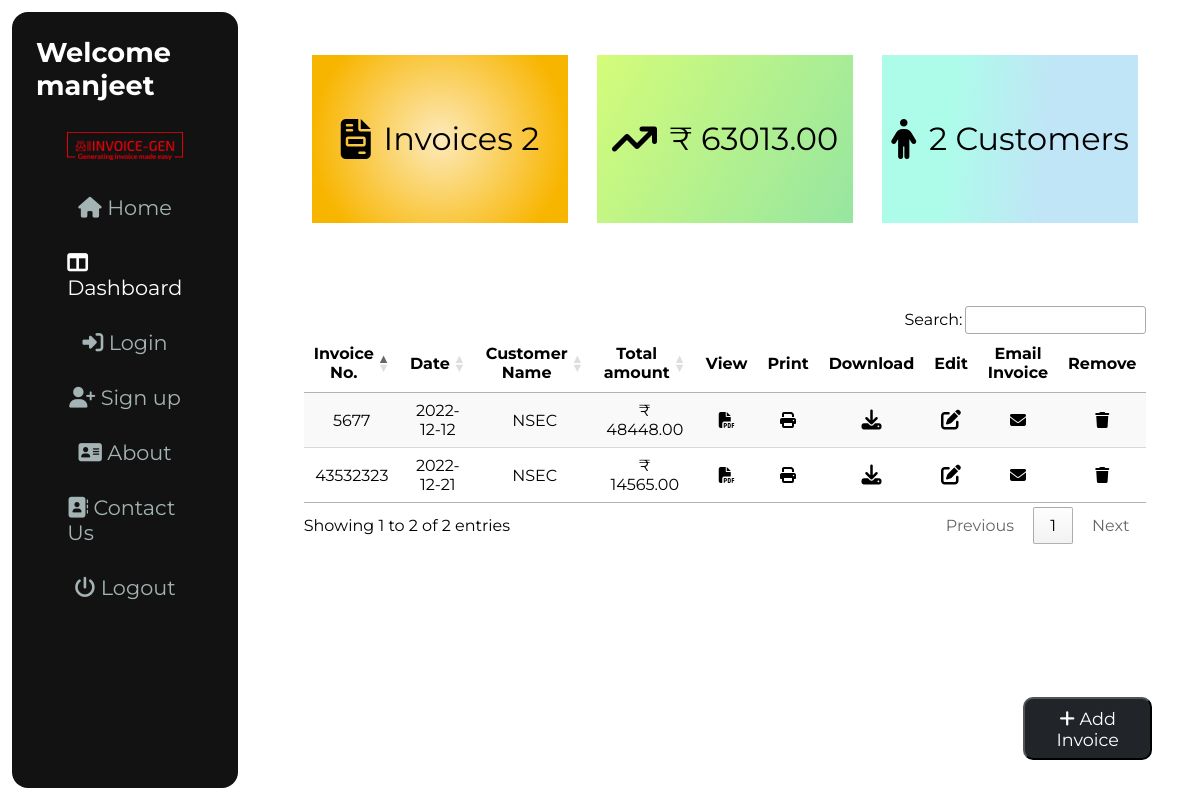
Page /welcome.php (signed in) on the committed database.
### tables this page shows
CREATE TABLE `total_details` (
  `inv_id` varchar(20) NOT NULL,
  `subtotal` decimal(10, 2) NOT NULL,
  `tax` decimal(10, 2) NOT NULL,
  `discount` decimal(10, 2) NOT NULL,
  `total` decimal(10, 2) NOT NULL,
  `date` date NOT NULL,
  `username` varchar(20) NOT NULL
);

CREATE TABLE `cust_info` (
  `inv_id` varchar(20) NOT NULL,
  `cname` varchar(20) NOT NULL,
  `caddress` varchar(50) NOT NULL,
  `cphone` varchar(20) NOT NULL,
  `cemail` varchar(50) NOT NULL,
  `username` varchar(20) NOT NULL
);

### welcome.php (the view, shortened to what this page needs)
<?php
$usernamee = $_SESSION['username'];
include 'partials/_dbconnect.php';
?>
<!DOCTYPE html>
<html lang="en">
<head>
    <link rel="stylesheet" href="style_welcome.css?v=<?php echo time(); ?>">
    <link rel="stylesheet" type="text/css" href="https://cdn.datatables.net/1.13.1/css/jquery.dataTables.css">
</head>
<body>
    <div class="navbar">
        <h1>Welcome
            <?php echo $usernamee ?>
        </h1>
        <ul>
            <li><img src="/logo.png" alt="LOGO" srcset="" class="logo"></li>
            <li><a href="/index.php" id="home"><i class="fa-solid fa-house"></i> Home</a></li>
            <li><a href="/welcome.php" id="dashboard"><i class="fa-solid fa-table-columns"></i>
                    Dashboard</a>
            </li>
            <li><a href="/login.php" id="login"><i class="fa-solid fa-right-to-bracket"></i> Login</a>
            </li>
            <li><a href="/signup.php" id="signup"><i class="fa-solid fa-user-plus"></i> Sign up</a>
            </li>
            <li><a href="/about.php" id="about"><i class="fa-solid fa-address-card"></i> About</a></li>
            <li><a href="/contact.php" id="contactus"><i class="fa-solid fa-address-book"></i> Contact
                    Us</a></li>
            <li><a href="/logout.php" id="logout"><i class="fa-solid fa-power-off"></i> Logout</a></li>
        </ul>
    </div>
    <div class="right-section">
        <div class="dashboard-section">
        <button class="add_invoice_btn" onclick="location.href = '/invoice.php';"><i
                class="fa-solid fa-plus"></i> Add Invoice</button>
            <div class="left-box">
                <i class="fa-solid fa-file-invoice fa-lg"></i>
                <?php
                $num_of_invoice_q = "SELECT * FROM `user_additional_info` WHERE username='$usernamee';";
                $result1 = mysqli_query($conn, $num_of_invoice_q);
                $Number_of_invoice = mysqli_num_rows($result1);
                ?>
                <p> Invoices
                    <?php echo "$Number_of_invoice" ?>
                </p>
            </div>
            <div class="middle-box">
                <i class="fa-solid fa-arrow-trend-up fa-lg"></i>
                <?php
                $sql2 = "SELECT SUM(total) as final FROM `total_details` WHERE username='$usernamee'";
                $sql2result = mysqli_query($conn, $sql2);
                if (mysqli_num_rows($sql2result) == 1) {
                    while ($row22 = mysqli_fetch_assoc($sql2result)) {
                        $final_amount = $row22['final'];
                        echo '<p>₹ ' . $final_amount . '</p>';
                    }
                }
                ?>
            </div>
            <div class="right-box">
                <i class="fa-solid fa-person fa-lg"></i>
                <?php
                $sql3 = "SELECT * FROM `cust_info` WHERE username='$usernamee';";
                $sql3result = mysqli_query($conn, $sql3);
                $num_of_customers = mysqli_num_rows($sql3result);
                echo "<p> " . $num_of_customers . " Customers</p>";
                ?>
            </div>
        </div>
        <div class="invoice-table">
            <table class="invoice-inside hover row-border stripe" id="invoice-inside">
                <thead>
                    <tr>
                        <th>Invoice No.</th>
                        <th>Date</th>
                        <th>Customer Name</th>
                        <th>Total amount</th>
                        <th>View</th>
                        <th>Print</th>
                        <th>Download</th>
                        <th>Edit</th>
                        <th>Email Invoice</th>
                        <th>Remove</th>
                    </tr>
                </thead>
                <tbody>
                    <?php
                    $Isql = "SELECT * FROM `user_additional_info` WHERE username='$usernamee';";
                    $Iresult = mysqli_query($conn, $Isql);
                    $num = mysqli_num_rows($Iresult);
                    if ($num == 0) {
                        echo "
                            <tr>
                            <td>No data</td>
                            <td>No data</td>
                            <td>No data</td>
                            <td>No data</td>
                            <td><i class='fa-solid fa-file-pdf'></i></td>
                            <td><i class='fa-solid fa-print fa-lg view'></i></td>
                            <td><i class='fa-solid fa-download fa-lg download'></i></td>
                            <td><i class='fa-solid fa-pen-to-square fa-lg edit'></i></td>
                            <td><i class='fa-solid fa-envelope email'></i></td>
                            <td><i class='fa-solid fa-trash remove'></i></td>
                        </tr>";
                    } else {
                        $invoices = [];
                        while ($row = mysqli_fetch_assoc(($Iresult))) {
                            $invoices[] = $row['inv_id'];
                        }
                        $n = count($invoices);
                        for ($i = 0; $i < $n; $i++) {
                            $col1 = $invoices[$i];
                            $col2 = "temp";
                            $col3 = "temp";
                            $col4 = "temp";
                            $Csql = "SELECT cname FROM `cust_info` WHERE inv_id = '$col1'";
                            $Cresult = mysqli_query($conn, $Csql);
                            $num_returned = mysqli_num_rows($Cresult);
                            if ($num_returned == 1) {
                                while ($row2 = mysqli_fetch_assoc($Cresult)) {
                                    $col3 = $row2['cname'];
                                }
                            }
                            $Tsql = "SELECT date,total FROM `total_details` WHERE inv_id='$col1'";
                            $Iresult = mysqli_query($conn, $Tsql);
                            $num2_returned = mysqli_num_rows($Iresult);
                            if ($num2_returned == 1) {
                                while ($row3 = mysqli_fetch_assoc(($Iresult))) {
                                    $col2 = $row3['date'];
                                    $col4 = $row3['total'];
                                }
                            }
                            $viewloc = '/view_invoice.php?inv_id=' . $col1 . '&what=view';
                            $printloc = '/view_invoice.php?inv_id=' . $col1 . '&what=print';
                            $downloadloc = '/view_invoice.php?inv_id=' . $col1 . '&what=download';
                            $emailloc = '/view_invoice.php?inv_id=' . $col1 . '&what=email';
                            $editloc = '/edit_invoice.php?inv_id=' . $col1;
                            $rnum = $i + 1;
                            echo "<tr>
                            <td class='row$rnum' id='row$rnum'>$col1</td>
                            <td>$col2</td>
                            <td>$col3</td>
                            <td class=amt>₹ $col4</td>
                            <td><a href='" . $viewloc . "' class='table-btn'><i class='fa-solid fa-file-pdf view'></i></a></td><td><a href='" . $printloc . "' class='table-btn'><i class='fa-solid fa-print print'></i></a></td>
                            <td><a href='" . $downloadloc . "' class='table-btn'><i class='fa-solid fa-download fa-lg download'></i></a></td>
                            <td><a href='" . $editloc . "' class='table-btn'><i class='fa-solid fa-pen-to-square fa-lg edit'></i></a></td>
                            <td><a href='" . $emailloc . "' class='table-btn' id='$rnum'><i class='fa-solid fa-envelope email'></i></a></td>
                            <td><a class='table-btn' id='$rnum' onclick='removedetails(this)'><i class='fa-solid fa-trash remove'i></i></a></td>
                        </tr>";
                        }
                    }
                    ?>
                </tbody>
            </table>
        </div>
    </div>
</body>
</html>

### style_welcome.css (style rules this page uses)
* { box-sizing: content-box; margin: 0; padding: 0; font-family: 'Montserrat', sans-serif; }
body { height: 100vh; display: flex; }
.navbar { display: flex; flex-direction: column; width: 15%; padding: 2%; justify-content: flex-start; align-items: center; background-color: rgb(18, 18, 18); font-size: 1.3rem; margin: 1%; box-shadow: rgba(255, 255, 255, 0.35) 0px 5px 15px; border-radius: 16px; color: white; gap: 30px; }
.navbar ul { display: flex; flex-direction: column; justify-content: flex-start; align-items: center; width: 65%; gap: 30px; }
.navbar ul li { list-style: none; }
.navbar ul li a { text-decoration: none; color: inherit; }
.navbar h1 { font-size: 1.7rem; }
.logo { width: 100%; }
#logout, #login,#about,#contactus, #signup, #home { color: rgb(164, 179, 179); }
.right-section { width: 80%; display: flex; flex-direction: column; align-items: center; }
.add_invoice_btn { background-color: rgb(33,37,41); color: white; position: fixed; font-size: 1.1rem; width: 9%; padding: 0.7%; border-radius: 10px; bottom: 5%; right: 4%; cursor: pointer; }
.invoice-table { width: 88%; padding: 2%; text-align: center; display: flex; justify-content: center; align-items: center; }
.dashboard-section { display: flex; width: 90%; height: 30%; margin-bottom: 3%; margin-top: 2%; justify-content: space-around; align-items: center; }
.left-box, .middle-box, .right-box { display: flex; flex-wrap: wrap; justify-content: center; align-items: center; gap: 5%; width: 30%; height: 70%; font-size: 2rem; cursor: pointer; }
.left-box { background-image: radial-gradient(circle farthest-side, #fceabb, #f8b500); }
.middle-box { background-image: linear-gradient(120deg, #d4fc79 0%, #96e6a1 100%); }
.right-box { background-image: linear-gradient( 95.2deg, rgba(173,252,234,1) 26.8%, rgba(192,229,246,1) 64% ); }
.view, .download, .edit, .remove, .print, .email { cursor: pointer; }
.table-btn { color: inherit; cursor: auto; }

### rows in the picture
total_details: date "2022-12-21", total "14565.00"
cust_info: cname "NSEC"
total_details: date "2022-12-12", total "48448.00"
cust_info: cname "NSEC"

### other values in the picture
$usernamee "manjeet"
$Number_of_invoice "2"
$final_amount "63013.00"
$num_of_customers "2"
$col1 "43532323"
$col1 "5677"
